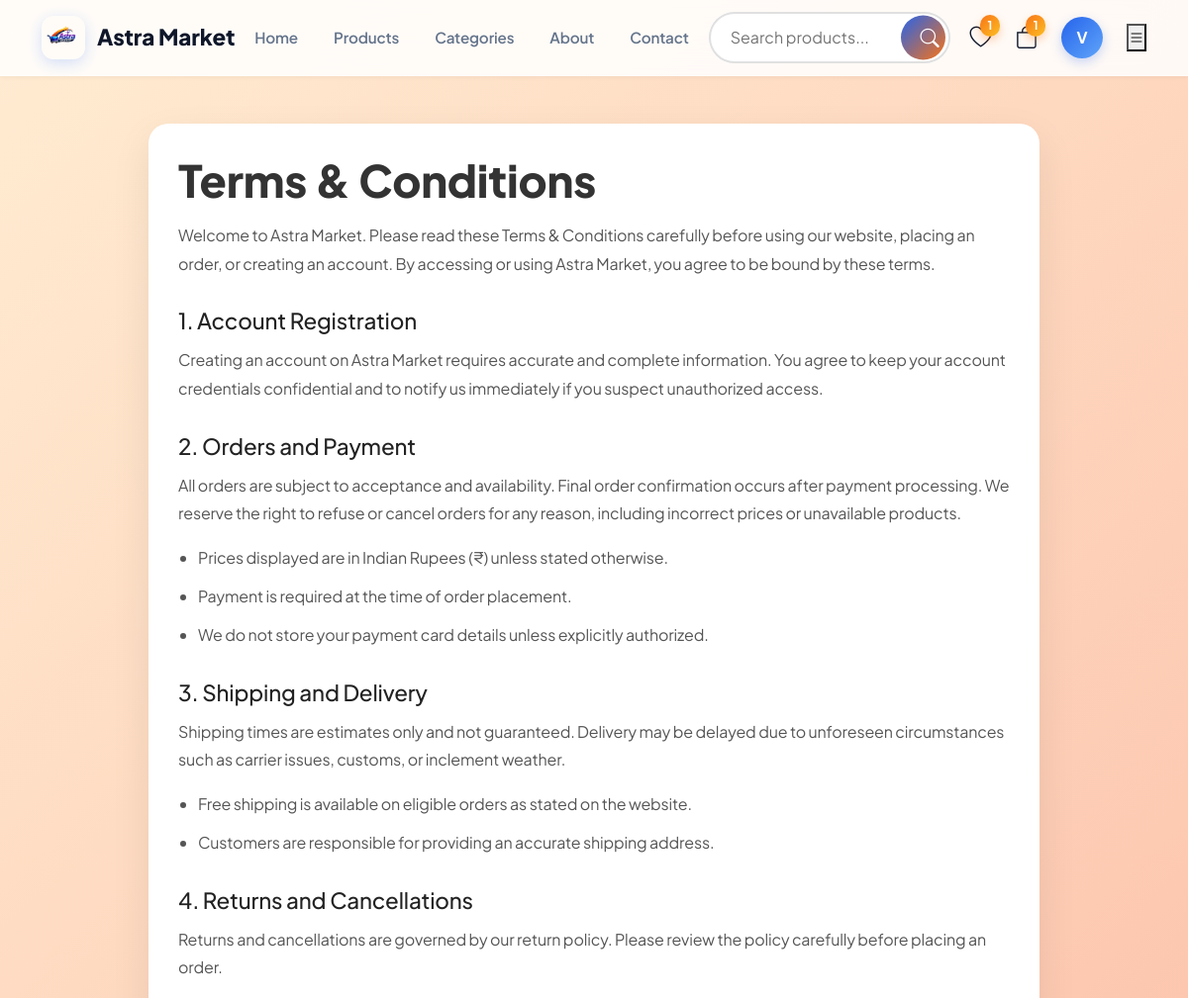
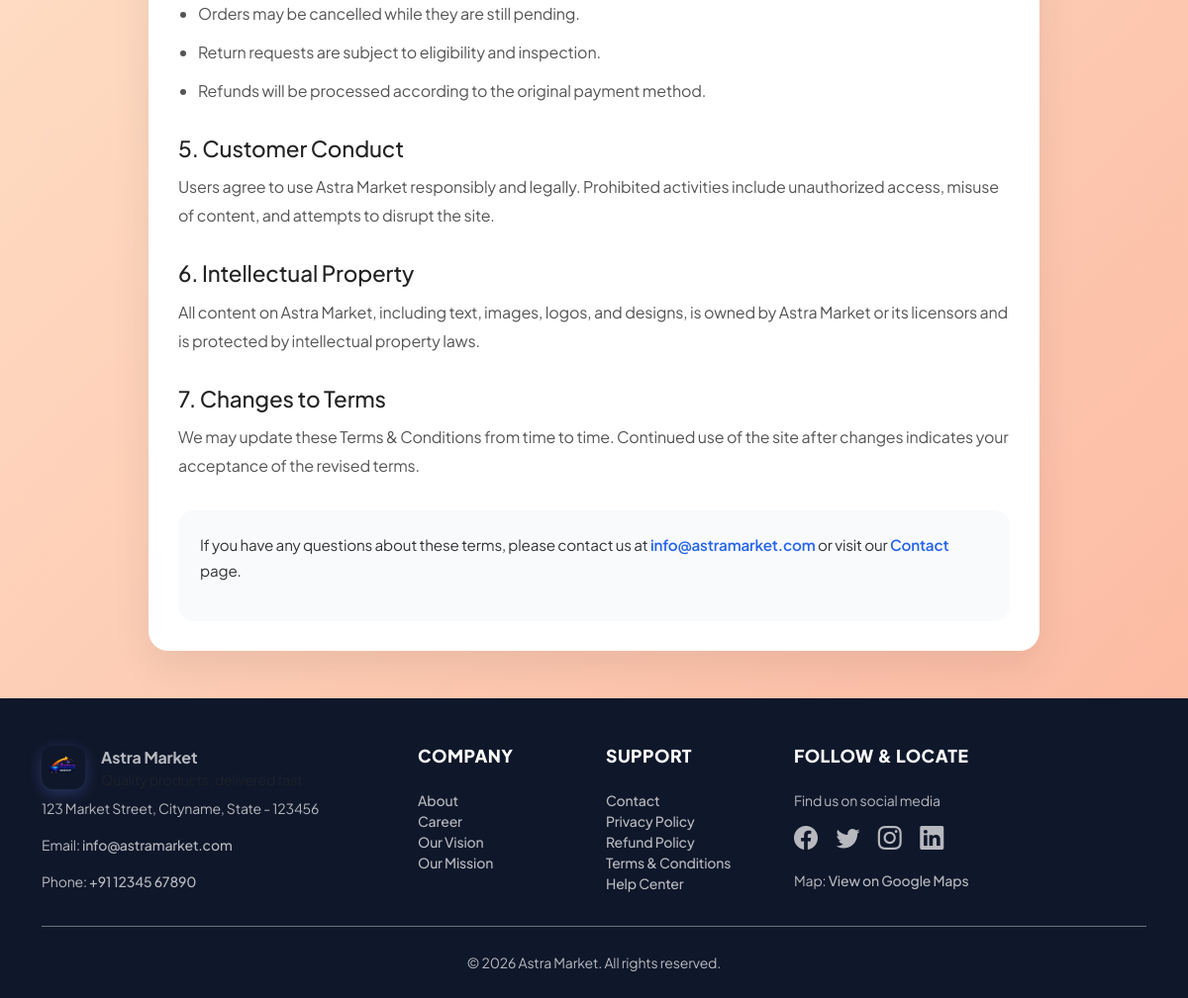
Page /terms/ (signed in) on the committed database (2 pictures, top to bottom).
### Astra_Market/models.py (models this page shows, shortened)
class CustomUser(AbstractBaseUser, PermissionsMixin):
    GENDER_CHOICES = [
        ('male', 'Male'),
        ('female', 'Female'),
        ('other', 'Other'),
    ]
    phone_validator = RegexValidator(
        regex=r'^\+?\d{7,15}$',
        message='Enter a valid phone number using 7 to 15 digits.',
    )
    full_name = models.CharField(max_length=150)
    email = models.EmailField(unique=True)
    mobile = models.CharField(max_length=15, unique=True, validators=[phone_validator])
    alternate_mobile = models.CharField(
        max_length=15,
        blank=True,
        null=True,
        validators=[phone_validator],
    )
    dob = models.DateField(blank=True, null=True)
    address = models.TextField(blank=True, null=True)
    profile_image = models.ImageField(upload_to='profile_images/', blank=True, null=True)
    gender = models.CharField(max_length=10, choices=GENDER_CHOICES, blank=True)
    is_staff = models.BooleanField(default=False)
    is_active = models.BooleanField(default=True)
    date_joined = models.DateTimeField(auto_now_add=True)
    objects = CustomUserManager()
    USERNAME_FIELD = 'email'
    REQUIRED_FIELDS = ['full_name', 'mobile']
    class Meta:
        verbose_name = 'User'
        verbose_name_plural = 'Users'

### Astra_Market/views.py (the view)
# urls.py: path('terms/', views.terms, name='terms'),
def terms(request):
    return render(request, 'terms.html')

### Astra_Market/templates/terms.html (shortened to what this page needs)
{% extends 'base.html' %}
{% block content %}
<div class="terms-container">
    <h1 class="terms-title">Terms & Conditions</h1>
    <p class="terms-intro">Welcome to Astra Market. Please read these Terms & Conditions carefully before using our website, placing an order, or creating an account. By accessing or using Astra Market, you agree to be bound by these terms.</p>
    <div class="terms-section">
        <h3>1. Account Registration</h3>
        <p>Creating an account on Astra Market requires accurate and complete information. You agree to keep your account credentials confidential and to notify us immediately if you suspect unauthorized access.</p>
    </div>
    <div class="terms-section">
        <h3>2. Orders and Payment</h3>
        <p>All orders are subject to acceptance and availability. Final order confirmation occurs after payment processing. We reserve the right to refuse or cancel orders for any reason, including incorrect prices or unavailable products.</p>
        <ul>
            <li>Prices displayed are in Indian Rupees (₹) unless stated otherwise.</li>
            <li>Payment is required at the time of order placement.</li>
            <li>We do not store your payment card details unless explicitly authorized.</li>
        </ul>
    </div>
    <div class="terms-section">
        <h3>3. Shipping and Delivery</h3>
        <p>Shipping times are estimates only and not guaranteed. Delivery may be delayed due to unforeseen circumstances such as carrier issues, customs, or inclement weather.</p>
        <ul>
            <li>Free shipping is available on eligible orders as stated on the website.</li>
            <li>Customers are responsible for providing an accurate shipping address.</li>
        </ul>
    </div>
    <div class="terms-section">
        <h3>4. Returns and Cancellations</h3>
        <p>Returns and cancellations are governed by our return policy. Please review the policy carefully before placing an order.</p>
        <ul>
            <li>Orders may be cancelled while they are still pending.</li>
            <li>Return requests are subject to eligibility and inspection.</li>
            <li>Refunds will be processed according to the original payment method.</li>
        </ul>
    </div>
    <div class="terms-section">
        <h3>5. Customer Conduct</h3>
        <p>Users agree to use Astra Market responsibly and legally. Prohibited activities include unauthorized access, misuse of content, and attempts to disrupt the site.</p>
    </div>
    <div class="terms-section">
        <h3>6. Intellectual Property</h3>
        <p>All content on Astra Market, including text, images, logos, and designs, is owned by Astra Market or its licensors and is protected by intellectual property laws.</p>
    </div>
    <div class="terms-section">
        <h3>7. Changes to Terms</h3>
        <p>We may update these Terms & Conditions from time to time. Continued use of the site after changes indicates your acceptance of the revised terms.</p>
    </div>
    <div class="terms-footer">
        <p>If you have any questions about these terms, please contact us at <a href="mailto:info@astramarket.com">info@astramarket.com</a> or visit our <a href="{% url 'contact' %}">Contact</a> page.</p>
    </div>
</div>
{% endblock %}

### Astra_Market/templates/base.html (shortened to what this page needs)
<!DOCTYPE html>
<html lang="en">
<head>
    {% load static %}
    <link href="https://cdn.jsdelivr.net/npm/bootstrap@5.3.0/dist/css/bootstrap.min.css" rel="stylesheet">
    <link href="https://cdn.jsdelivr.net/npm/bootstrap-icons@1.10.5/font/bootstrap-icons.css" rel="stylesheet">
        <link href="{% static 'css/style.css' %}" rel="stylesheet">
</head>
<body>
    <nav class="navbar-custom">
        <div class="container">
            <a href="{% url 'home' %}" class="navbar-brand-custom">
                <div class="logo-icon">
                    <img src="{% static 'images/ChatGPT Image Jun 21, 2026, 04_16_52 PM.png' %}" alt="Astra Market logo">
                </div>
                <span>Astra Market</span>
            </a>
            <div class="navbar-menu d-none d-lg-flex">
                <a href="{% url 'home' %}">Home</a>
                <a href="{% url 'products' %}">Products</a>
                <a href="{% url 'category' %}">Categories</a>
                <a href="{% url 'about' %}">About</a>
                <a href="{% url 'contact' %}">Contact</a>
            </div>
            <div class="search-wrapper d-none d-lg-block">
                <form action="{% url 'products' %}" method="get">
                    <input
                        type="text"
                        class="search-input"
                        name="q"
                        placeholder="Search products..."
                        autocomplete="off"
                    >
                    <button type="submit" class="search-btn">
                        <i class="bi bi-search"></i>
                    </button>
                </form>
            </div>
            <div class="navbar-actions">
                <a href="{% url 'wishlist' %}" class="action-icon" title="Wishlist">
                    <i class="bi bi-heart"></i>
                    {% if user.is_authenticated and user.wishlist_items.count %}
                        <span class="badge-count">{{ user.wishlist_items.count }}</span>
                    {% endif %}
                </a>
                <a href="{% url 'cart' %}" class="action-icon" title="Shopping Cart">
                    <i class="bi bi-bag"></i>
                    {% if user.is_authenticated and user.cart_items.count %}
                        <span class="badge-count">{{ user.cart_items.count }}</span>
                    {% endif %}
                </a>
                {% if user.is_authenticated %}
                    <div class="user-profile">
                        <div class="user-avatar" onclick="toggleDropdown()" title="{{ user.full_name }}">
                            {{ user.full_name|slice:":1"|upper }}
                        </div>
                    </div>
                {% else %}
                    <div class="auth-buttons">
                        <a href="{% url 'login' %}" class="btn-login">Sign In</a>
                        <a href="{% url 'register' %}" class="btn-register">Register</a>
                    </div>
                {% endif %}
                <button class="mobile-menu-btn" onclick="toggleMobileMenu()">
                    <i class="bi bi-list"></i>
                </button>
            </div>
        </div>
    </nav>
    <main class="container my-5">
        {% block content %}{% endblock %}
    </main>
    <footer class="site-footer pt-5 pb-4">
        <div class="container">
            <div class="row gy-4">
                <div class="col-md-4">
                    <div class="footer-logo mb-2 d-flex align-items-center">
                        <div style="width:44px;height:44px;border-radius:12px;overflow:hidden;display:flex;align-items:center;justify-content:center;box-shadow:0 4px 15px rgba(102, 126, 234, 0.3);">
                            <img src="{% static 'images/ChatGPT Image Jun 21, 2026, 04_16_52 PM.png' %}" alt="Astra Market logo" style="width:100%;height:100%;object-fit:cover;">
                        </div>
                        <div class="ms-3">
                            <strong>Astra Market</strong>
                            <div class="small text-muted">Quality products, delivered fast.</div>
                        </div>
                    </div>
                    <p class="small">123 Market Street, Cityname, State - 123456</p>
                    <p class="small">Email: <a href="mailto:info@astramarket.com">info@astramarket.com</a></p>
                    <p class="small">Phone: <a href="tel:+911234567890">+91 12345 67890</a></p>
                </div>
                <div class="col-md-2">
                    <h6 class="text-uppercase small">Company</h6>
                    <ul class="list-unstyled small">
                        <li><a href="{% url 'about' %}">About</a></li>
                        <li><a href="#">Career</a></li>
                        <li><a href="#">Our Vision</a></li>
                        <li><a href="#">Our Mission</a></li>
                    </ul>
                </div>
                <div class="col-md-2">
                    <h6 class="text-uppercase small">Support</h6>
                    <ul class="list-unstyled small">
                        <li><a href="{% url 'contact' %}">Contact</a></li>
                        <li><a href="#">Privacy Policy</a></li>
                        <li><a href="#">Refund Policy</a></li>
                        <li><a href="{% url 'terms' %}">Terms & Conditions</a></li>
                        <li><a href="{% url 'support' %}">Help Center</a></li>
                    </ul>
                </div>
                <div class="col-md-4">
                    <h6 class="text-uppercase small">Follow & Locate</h6>
                    <p class="small mb-2">Find us on social media</p>
                    <p>
                        <a href="#" class="me-3"><i class="bi bi-facebook fs-4"></i></a>
                        <a href="#" class="me-3"><i class="bi bi-twitter fs-4"></i></a>
                        <a href="#" class="me-3"><i class="bi bi-instagram fs-4"></i></a>
                        <a href="#"><i class="bi bi-linkedin fs-4"></i></a>
                    </p>
                    <p class="small mt-3">Map: <a href="https://www.google.com/maps/place/28%C2%B043'59.6%22N+77%C2%B016'14.7%22E/@28.733212,77.2681861,17z/data=!3m1!4b1!4m4!3m3!8m2!3d28.733212!4d77.270761?entry=ttu&g_ep=EgoyMDI2MDYxNi4wIKXMDSoASAFQAw%3D%3D" target="_blank">View on Google Maps</a></p>
                </div>
            </div>
            <div class="text-center pt-4 mt-3 border-top border-secondary">
                <small>&copy; 2026 Astra Market. All rights reserved.</small>
            </div>
        </div>
    </footer>
</body>
</html>

### rows in the picture
CustomUser: wishlist_items.count "1", cart_items.count "1", full_name "V"
